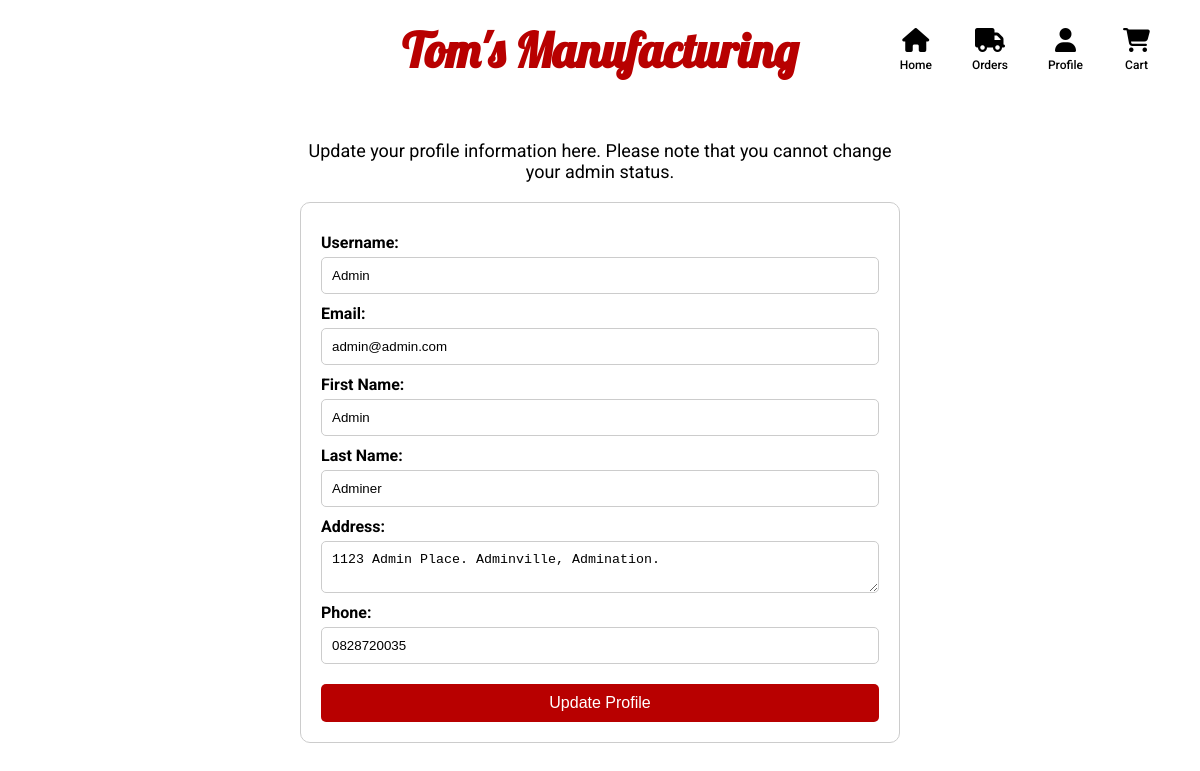
Page /pages/profile/profile.php (signed in) on the committed database.
### tables this page shows
CREATE TABLE `users` (
  `user_id` int(11) NOT NULL AUTO_INCREMENT,
  `username` varchar(50) NOT NULL,
  `email` varchar(100) NOT NULL,
  `password_hash` varchar(255) NOT NULL,
  `first_name` varchar(50) DEFAULT NULL,
  `last_name` varchar(50) DEFAULT NULL,
  `address` text DEFAULT NULL,
  `phone` varchar(20) DEFAULT NULL,
  `created_at` timestamp NOT NULL DEFAULT current_timestamp(),
  `updated_at` timestamp NOT NULL DEFAULT current_timestamp() ON UPDATE current_timestamp(),
  `is_admin` tinyint(1) DEFAULT NULL,
  PRIMARY KEY (`user_id`),
  UNIQUE KEY `username` (`username`),
  UNIQUE KEY `email` (`email`)
);

### pages/profile/profile.php (the view, shortened to what this page needs)
<?php
$conn = getDBConnection();
$user_id = $_SESSION['user_id'];
$sql = "SELECT username, email, first_name, last_name, address, phone FROM users WHERE user_id = ?";
$stmt = $conn->prepare($sql);
$stmt->bind_param('i', $user_id);
$stmt->execute();
$result = $stmt->get_result();
$user = $result->fetch_assoc();
?>
<!DOCTYPE html>
<html lang="en">
<head>
    <link rel="stylesheet" href="/dealer-portal/assets/css/profile.css">
</head>
<body>
    <div class="nav-block" id="header">
        <div class="title">
            <a class="heading" href="/dealer-portal/index.php">
                <h1 class="lobster-regular">Tom's Manufacturing</h1>
            </a>
        </div>
        <div class="nav-buttons">
            <ul class='nav-list'>
                <li class="nav-icon"><i id="home" class="fa-solid fa-house"></i>
                    <h3 class="roboto-medium">Home</h3>
                </li>
                <li class="nav-icon"><i id="orders" class="fa-solid fa-truck"></i>
                    <h3 class="roboto-medium">Orders</h3>
                </li>
                <li class="nav-icon"><i id="profile" class="fa-solid fa-user"></i>
                    <h3 class="roboto-medium">Profile</h3>
                </li>
                <li class="nav-icon"><i id="cart" class="fa-solid fa-cart-shopping"></i>
                    <h3 class="roboto-medium">Cart</h3>
                </li>
            </ul>
        </div>
    </div>
    <div class="intro-text">
        <p class="roboto-regular">
            Update your profile information here. Please note that you cannot change your admin status.
        </p>
    </div>
    <div class="profile-form">
        <form action="profile.php" method="POST">
            <label for="username">Username:</label>
            <input type="text" id="username" name="username" value="<?php echo htmlspecialchars($user['username']); ?>" required>
            <label for="email">Email:</label>
            <input type="email" id="email" name="email" value="<?php echo htmlspecialchars($user['email']); ?>" required>
            <label for="first_name">First Name:</label>
            <input type="text" id="first_name" name="first_name" value="<?php echo htmlspecialchars($user['first_name']); ?>" required>
            <label for="last_name">Last Name:</label>
            <input type="text" id="last_name" name="last_name" value="<?php echo htmlspecialchars($user['last_name']); ?>" required>
            <label for="address">Address:</label>
            <textarea id="address" name="address" required><?php echo htmlspecialchars($user['address']); ?></textarea>
            <label for="phone">Phone:</label>
            <input type="text" id="phone" name="phone" value="<?php echo htmlspecialchars($user['phone']); ?>" required>
            <button type="submit">Update Profile</button>
        </form>
    </div>
</body>
</html>

### assets/css/profile.css (style rules this page uses)
* { margin: 0; padding: 0; box-sizing: border-box; }
body { display: flex; flex-direction: column; align-items: center; width: 100%; overflow-x: hidden; font-family: 'Roboto', sans-serif; }
.nav-block { display: flex; justify-content: center; align-items: center; width: 100%; padding: 10px 50px; margin-top: 10px; position: relative; }
.nav-block .title { display: flex; justify-content: center; }
.nav-block h1 { font-size: 48px; text-align: center; transition: background-color 0.2s ease-in-out, color 0.2s ease-in-out; }
.nav-buttons { display: flex; justify-content: flex-end; position: absolute; right: 50px; }
.nav-list { display: flex; list-style-type: none; align-items: center; }
.nav-icon { display: flex; flex-direction: column; align-items: center; margin-left: 40px; font-size: 24px; transition: background-color 0.2s ease-in-out, color 0.2s ease-in-out; }
.nav-icon h3 { font-size: 12px; margin-top: 6px; }
.lobster-regular { font-family: 'Lobster', sans-serif; color: rgb(184, 0, 0); }
.roboto-medium { font-family: 'Roboto', sans-serif; font-weight: 500; }
.heading { text-decoration: none; }
.intro-text { width: 50%; margin-top: 50px; font-size: 18px; text-align: center; }
.roboto-regular { font-family: "Roboto", sans-serif; font-weight: 400; font-style: normal; }
.profile-form { display: flex; flex-direction: column; align-items: center; width: 50%; padding: 20px; border: 1px solid #ccc; border-radius: 10px; background-color: #fff; margin-top: 20px; }
.profile-form form { width: 100%; display: flex; flex-direction: column; }
.profile-form label { margin-top: 10px; font-weight: bold; }
.profile-form input, .profile-form textarea { width: 100%; padding: 10px; margin-top: 5px; border: 1px solid #ccc; border-radius: 5px; }
.profile-form button { width: 100%; padding: 10px; margin-top: 20px; background-color: rgb(184, 0, 0); color: white; border: none; border-radius: 5px; font-size: 16px; cursor: pointer; }

### rows in the picture
users: username "Admin", email "admin@admin.com", first_name "Admin", last_name "Adminer", address "1123 Admin Place. Adminville, Admination.", phone "0828720035"
